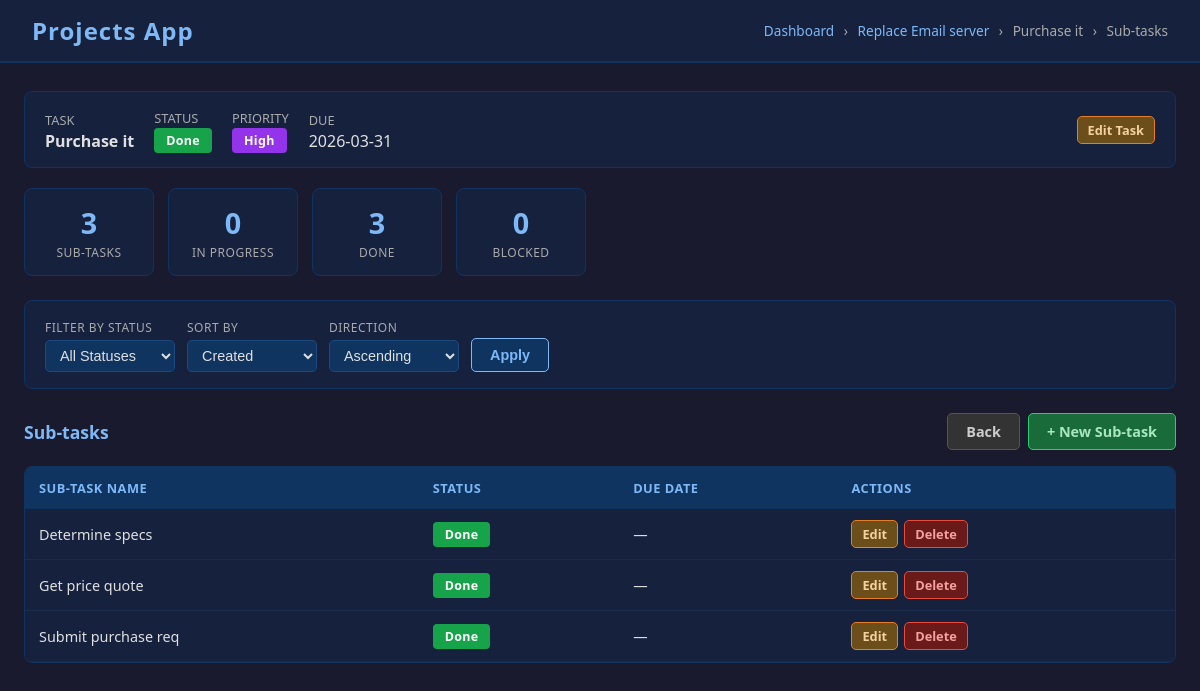
The app's page /task/1/subtasks with its own data.
### tables this page shows
CREATE TABLE projects (
            id INTEGER PRIMARY KEY AUTOINCREMENT,
            name TEXT NOT NULL,
            description TEXT,
            status TEXT DEFAULT 'Not Started',
            priority TEXT DEFAULT 'Medium',
            due_date TEXT,
            created_at TIMESTAMP DEFAULT CURRENT_TIMESTAMP
        );

CREATE TABLE tasks (
            id INTEGER PRIMARY KEY AUTOINCREMENT,
            project_id INTEGER NOT NULL,
            name TEXT NOT NULL,
            description TEXT,
            status TEXT DEFAULT 'Not Started',
            priority TEXT DEFAULT 'Medium',
            due_date TEXT,
            created_at TIMESTAMP DEFAULT CURRENT_TIMESTAMP,
            FOREIGN KEY (project_id) REFERENCES projects(id)
        );

CREATE TABLE user_prefs (
            key TEXT PRIMARY KEY,
            value TEXT NOT NULL
        );

CREATE TABLE subtasks (
            id INTEGER PRIMARY KEY AUTOINCREMENT,
            task_id INTEGER NOT NULL,
            name TEXT NOT NULL,
            description TEXT,
            status TEXT DEFAULT 'Not Started',
            due_date TEXT,
            created_at TIMESTAMP DEFAULT CURRENT_TIMESTAMP,
            FOREIGN KEY (task_id) REFERENCES tasks(id)
        );

### app.py (the view)
@app.route("/task/<int:task_id>/subtasks", methods=["GET", "POST"])
def subtasks(task_id):
    conn = get_db()
    task = conn.execute("SELECT * FROM tasks WHERE id=?", (task_id,)).fetchone()
    if not task:
        conn.close()
        return redirect(url_for("index"))
    project = conn.execute("SELECT * FROM projects WHERE id=?", (task["project_id"],)).fetchone()
    sk = f"sub_{task_id}"
    if request.method == "POST":
        set_pref(f"{sk}_filter_status", request.form.get("filter_status", ""))
        set_pref(f"{sk}_sort_field", request.form.get("sort_field", "name"))
        set_pref(f"{sk}_sort_dir", request.form.get("sort_dir", "asc"))
        return redirect(url_for("subtasks", task_id=task_id))
    filter_status = get_pref(f"{sk}_filter_status", "")
    sort_field = get_pref(f"{sk}_sort_field", "name")
    sort_dir = get_pref(f"{sk}_sort_dir", "asc")
    allowed_fields = {"name", "status", "due_date", "created_at"}
    if sort_field not in allowed_fields:
        sort_field = "name"
    order = "ASC" if sort_dir == "asc" else "DESC"
    query = "SELECT * FROM subtasks WHERE task_id=?"
    params = [task_id]
    if filter_status:
        query += " AND status=?"
        params.append(filter_status)
    query += f" ORDER BY {sort_field} {order}"
    subtasks_list = conn.execute(query, params).fetchall()
    conn.close()
    return render_template("subtasks.html",
        task=task,
        project=project,
        subtasks=subtasks_list,
        filter_status=filter_status,
        sort_field=sort_field,
        sort_dir=sort_dir,
        status_options=STATUS_OPTIONS
    )

### app.py (called while the page is built)
def get_db():
    conn = sqlite3.connect(DB_PATH)
    conn.row_factory = sqlite3.Row
    return conn

def get_pref(key, default=""):
    conn = get_db()
    row = conn.execute("SELECT value FROM user_prefs WHERE key=?", (key,)).fetchone()
    conn.close()
    return row["value"] if row else default

### templates/subtasks.html (shortened to what this page needs)
<!DOCTYPE html>
<html lang="en">
<head>
    <link rel="stylesheet" href="{{ url_for('static', filename='style.css') }}">
</head>
<body>
<div class="header">
    <h1>Projects App</h1>
    <span class="breadcrumb">
        <a href="{{ url_for('index') }}">Dashboard</a>
        <span>&rsaquo;</span>
        <a href="{{ url_for('tasks', project_id=project['id']) }}">{{ project['name'] }}</a>
        <span>&rsaquo;</span> {{ task['name'] }}
        <span>&rsaquo;</span> Sub-tasks
    </span>
</div>
<div class="container">
    <div style="background:#16213e;border:1px solid #0f3460;border-radius:8px;padding:14px 20px;margin-bottom:20px;display:flex;gap:20px;align-items:center;flex-wrap:wrap;">
        <div>
            <span style="color:#aaa;font-size:0.8rem;text-transform:uppercase;">Task</span><br>
            <strong>{{ task['name'] }}</strong>
        </div>
        <div>
            <span style="color:#aaa;font-size:0.8rem;text-transform:uppercase;">Status</span><br>
            {% set sc = task['status'] | lower | replace(' ', '-') %}
            <span class="badge status-{{ sc }}">{{ task['status'] }}</span>
        </div>
        <div>
            <span style="color:#aaa;font-size:0.8rem;text-transform:uppercase;">Priority</span><br>
            {% set pc = task['priority'] | lower %}
            <span class="badge priority-{{ pc }}">{{ task['priority'] }}</span>
        </div>
        {% if task['due_date'] %}
        <div>
            <span style="color:#aaa;font-size:0.8rem;text-transform:uppercase;">Due</span><br>
            {{ task['due_date'] }}
        </div>
        {% endif %}
        <div style="margin-left:auto;display:flex;gap:8px;">
            <a href="{{ url_for('task_edit', task_id=task['id']) }}" class="btn btn-warning btn-sm">Edit Task</a>
        </div>
    </div>
    <div class="stats-row">
        <div class="stat-card">
            <div class="stat-value">{{ subtasks | length }}</div>
            <div class="stat-label">Sub-tasks</div>
        </div>
        <div class="stat-card">
            <div class="stat-value">{{ subtasks | selectattr('status', 'equalto', 'In Progress') | list | length }}</div>
            <div class="stat-label">In Progress</div>
        </div>
        <div class="stat-card">
            <div class="stat-value">{{ subtasks | selectattr('status', 'equalto', 'Done') | list | length }}</div>
            <div class="stat-label">Done</div>
        </div>
        <div class="stat-card">
            <div class="stat-value">{{ subtasks | selectattr('status', 'equalto', 'Blocked') | list | length }}</div>
            <div class="stat-label">Blocked</div>
        </div>
    </div>
    <form method="POST" action="{{ url_for('subtasks', task_id=task['id']) }}">
        <div class="toolbar">
            <div class="toolbar-group">
                <label>Filter by Status</label>
                <select name="filter_status">
                    <option value="">All Statuses</option>
                </select>
            </div>
            <div class="toolbar-group">
                <label>Sort By</label>
                <select name="sort_field">
                    <option value="created_at" {% if sort_field == 'created_at' %}selected{% endif %}>Created</option>
                </select>
            </div>
            <div class="toolbar-group">
                <label>Direction</label>
                <select name="sort_dir">
                    <option value="asc"  {% if sort_dir == 'asc' %}selected{% endif %}>Ascending</option>
                </select>
            </div>
            <div class="toolbar-group">
                <label>&nbsp;</label>
                <button type="submit" class="btn btn-primary">Apply</button>
            </div>
        </div>
    </form>
    <div class="action-row">
        <h2>Sub-tasks</h2>
        <div style="display:flex;gap:8px;">
            <a href="{{ url_for('tasks', project_id=project['id']) }}" class="btn btn-secondary">Back</a>
            <a href="{{ url_for('subtask_new', task_id=task['id']) }}" class="btn btn-success">+ New Sub-task</a>
        </div>
    </div>
    {% if subtasks %}
    <div class="table-wrap">
        <table>
            <thead>
                <tr>
                    <th>Sub-task Name</th>
                    <th>Status</th>
                    <th>Due Date</th>
                    <th>Actions</th>
                </tr>
            </thead>
            <tbody>
            {% for st in subtasks %}
            <tr>
                <td>
                    {{ st['name'] }}
                </td>
                <td>
                    {% set sc = st['status'] | lower | replace(' ', '-') %}
                    <span class="badge status-{{ sc }}">{{ st['status'] }}</span>
                </td>
                <td>{{ st['due_date'] or '—' }}</td>
                <td>
                    <div class="actions">
                        <a href="{{ url_for('subtask_edit', subtask_id=st['id']) }}" class="btn btn-warning btn-sm">Edit</a>
                        <a href="{{ url_for('subtask_delete', subtask_id=st['id']) }}" class="btn btn-danger btn-sm">Delete</a>
                    </div>
                </td>
            </tr>
            {% endfor %}
            </tbody>
        </table>
    </div>
    {% else %}
    <div class="empty-state">No sub-tasks found. <a href="{{ url_for('subtask_new', task_id=task['id']) }}">Add the first sub-task</a>.</div>
    {% endif %}
</div>
</body>
</html>

### static/style.css (style rules this page uses)
*, *::before, *::after { box-sizing: border-box; margin: 0; padding: 0; }
body { font-family: 'Segoe UI', Arial, sans-serif; background: #1a1a2e; color: #e0e0e0; min-height: 100vh; }
a { color: #7eb8f7; text-decoration: none; }
.header { background: #16213e; padding: 14px 32px; display: flex; align-items: center; justify-content: space-between; border-bottom: 2px solid #0f3460; position: sticky; top: 0; z-index: 100; }
.header h1 { font-size: 1.5rem; color: #7eb8f7; letter-spacing: 1px; }
.breadcrumb { font-size: 0.85rem; color: #aaa; }
.breadcrumb a { color: #7eb8f7; }
.breadcrumb span { margin: 0 6px; }
.container { max-width: 1200px; margin: 0 auto; padding: 28px 24px; }
.toolbar { background: #16213e; border: 1px solid #0f3460; border-radius: 8px; padding: 16px 20px; margin-bottom: 24px; display: flex; flex-wrap: wrap; gap: 12px; align-items: flex-end; }
.toolbar-group { display: flex; flex-direction: column; gap: 4px; }
.toolbar-group label { font-size: 0.75rem; color: #aaa; text-transform: uppercase; letter-spacing: 0.5px; }
.toolbar select, .toolbar input[type="text"] { background: #0f3460; color: #e0e0e0; border: 1px solid #1a4a80; border-radius: 5px; padding: 6px 10px; font-size: 0.9rem; min-width: 130px; }
.btn { display: inline-block; padding: 8px 18px; border-radius: 5px; border: none; cursor: pointer; font-size: 0.9rem; font-weight: 600; transition: opacity 0.15s; text-align: center; }
.btn-primary { background: #0f3460; color: #7eb8f7; border: 1px solid #7eb8f7; }
.btn-success { background: #1a6b3a; color: #a8e6bf; border: 1px solid #2ecc71; }
.btn-danger { background: #6b1a1a; color: #f5a0a0; border: 1px solid #e74c3c; }
.btn-secondary { background: #333; color: #ccc; border: 1px solid #555; }
.btn-warning { background: #6b4e1a; color: #f5d0a0; border: 1px solid #e67e22; }
.btn-sm { padding: 4px 10px; font-size: 0.8rem; }
.action-row { display: flex; justify-content: space-between; align-items: center; margin-bottom: 16px; }
.action-row h2 { font-size: 1.1rem; color: #7eb8f7; }
.table-wrap { overflow-x: auto; border-radius: 8px; border: 1px solid #0f3460; }
table { width: 100%; border-collapse: collapse; background: #16213e; }
thead { background: #0f3460; }
thead th { padding: 12px 14px; text-align: left; font-size: 0.8rem; text-transform: uppercase; letter-spacing: 0.5px; color: #7eb8f7; white-space: nowrap; }
tbody tr { border-bottom: 1px solid #1a2a4a; transition: background 0.1s; }
tbody td { padding: 11px 14px; font-size: 0.9rem; vertical-align: middle; }
.badge { display: inline-block; padding: 4px 12px; border-radius: 4px; font-size: 0.78rem; font-weight: 700; letter-spacing: 0.3px; color: #fff; white-space: nowrap; }
.status-done { background: #16a34a; }
.priority-high { background: #9333ea; }
.actions { display: flex; gap: 6px; flex-wrap: wrap; }
.stats-row { display: flex; gap: 14px; flex-wrap: wrap; margin-bottom: 24px; }
.stat-card { background: #16213e; border: 1px solid #0f3460; border-radius: 8px; padding: 14px 22px; min-width: 130px; text-align: center; }
.stat-card .stat-value { font-size: 1.8rem; font-weight: 700; color: #7eb8f7; }
.stat-card .stat-label { font-size: 0.75rem; color: #aaa; text-transform: uppercase; letter-spacing: 0.5px; margin-top: 2px; }

### records on screen
projects: name "Replace Email server"
tasks: name "Purchase it", status "Done", priority "High", due_date "2026-03-31"
user_prefs: sort_field "Created"
user_prefs: sort_dir "Ascending"
subtasks: name "Determine specs", status "Done", st "—"
subtasks: name "Get price quote", status "Done", st "—"
subtasks: name "Submit purchase req", status "Done", st "—"

### other values on screen
{{ subtasks | length }} "3"
{{ subtasks | selectattr('status', 'equalto', 'Done') | list | length }} "3"
{{ subtasks | selectattr('status', 'equalto', 'Blocked') | list | length }} "0"
